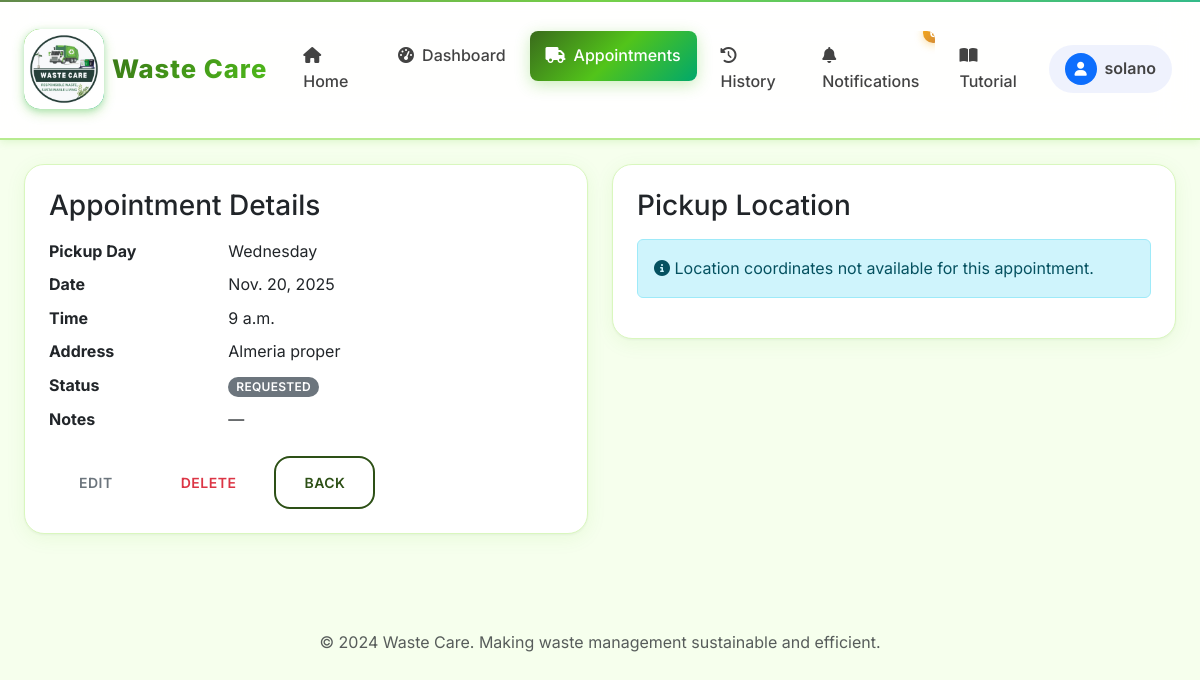
/appointments/9/ (signed in), run on an earlier commit of the app's database.
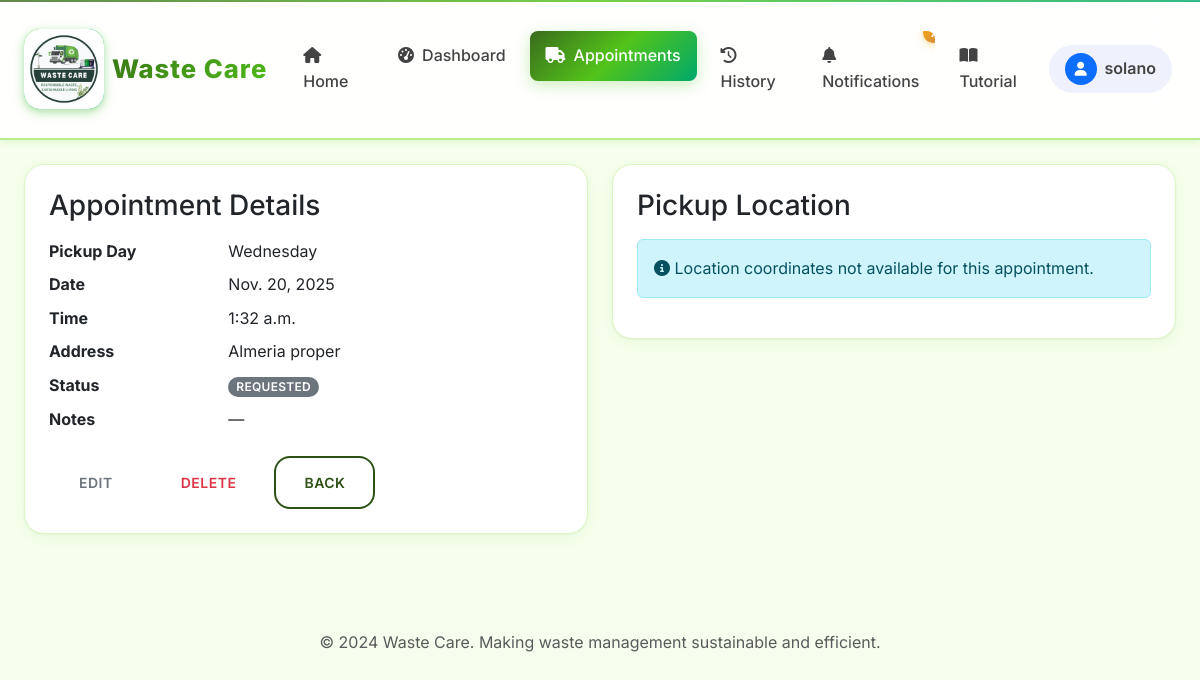
And on a later commit of the database.
### core/models.py (models this page shows, shortened)
class Appointment(models.Model):
    STATUS_CHOICES = [
        ("requested", "Requested"),
        ("scheduled", "Scheduled"),
        ("in_progress", "In Progress"),
        ("completed", "Completed"),
        ("cancelled", "Cancelled"),
    ]
    WASTE_TYPE_CHOICES = [
        ("general", "General Waste"),
        ("recyclable", "Recyclable"),
        ("organic", "Organic/Compost"),
        ("hazardous", "Hazardous Waste"),
        ("bulk", "Bulk Items"),
    ]
    PRIORITY_CHOICES = [
        ("low", "Low Priority"),
        ("normal", "Normal"),
        ("high", "High Priority"),
        ("urgent", "Urgent"),
    ]
    DAY_CHOICES = [
        ("monday", "Monday"),
        ("tuesday", "Tuesday"),
        ("wednesday", "Wednesday"),
        ("thursday", "Thursday"),
        ("friday", "Friday"),
        ("saturday", "Saturday"),
        ("sunday", "Sunday"),
    ]
    customer = models.ForeignKey(User, on_delete=models.CASCADE, related_name="appointments")
    pickup_day = models.CharField(max_length=10, choices=DAY_CHOICES, default="monday", help_text="Preferred day of the week for pickup")
    address = models.CharField(max_length=255)
    latitude = models.DecimalField(max_digits=9, decimal_places=6, null=True, blank=True, help_text="Latitude coordinate")
    longitude = models.DecimalField(max_digits=9, decimal_places=6, null=True, blank=True, help_text="Longitude coordinate")
    preferred_date = models.DateField()
    preferred_time = models.TimeField()
    waste_type = models.CharField(max_length=20, choices=WASTE_TYPE_CHOICES, default="general")
    estimated_weight = models.DecimalField(max_digits=6, decimal_places=2, null=True, blank=True, help_text="Weight in kg")
    priority = models.CharField(max_length=10, choices=PRIORITY_CHOICES, default="normal")
    notes = models.TextField(blank=True)
    special_instructions = models.TextField(blank=True, help_text="Special handling requirements")
    status = models.CharField(max_length=20, choices=STATUS_CHOICES, default="requested")
    created_at = models.DateTimeField(auto_now_add=True)
    updated_at = models.DateTimeField(auto_now=True)
    handled_by = models.ForeignKey(
        User, on_delete=models.SET_NULL, null=True, blank=True, related_name="handled_appointments"
    )
    scheduled_datetime = models.DateTimeField(null=True, blank=True)
    completion_datetime = models.DateTimeField(null=True, blank=True)
    actual_weight = models.DecimalField(max_digits=6, decimal_places=2, null=True, blank=True)
    class Meta:
        ordering = ['-created_at']
        indexes = [
            models.Index(fields=['status', 'preferred_date']),
            models.Index(fields=['customer', 'status']),
        ]

### core/views.py (the view)
# urls.py: path("appointments/<int:pk>/", views.pickup_detail, name="pickup_detail"),
@login_required
def pickup_detail(request, pk):
    appt = get_object_or_404(Appointment, pk=pk)
    if not (is_staff_like(request.user) or appt.customer == request.user):
        logger.warning(f"User {request.user.username} attempted to access appointment {pk} without permission")
        raise PermissionDenied("You don't have permission to view this appointment.")
    SecurityUtils.log_user_action(request.user, "Viewed appointment details", f"Appointment ID: {appt.id}")
    return render(request, "core/pickup_detail.html", {"appointment": appt})

### core/context_processors.py (called while the page is built)
def navbar_context(request):
    context = {
        'MAPTILER_API_KEY': settings.MAPTILER_API_KEY,
    }
    if request.user.is_authenticated:
        context['unread_notifications'] = Notification.objects.filter(
            user=request.user,
            is_read=False
        ).count()
    else:
        context['unread_notifications'] = 0
    return context

### core/utils.py (called while the page is built)
    @staticmethod
    def log_user_action(user, action, details=None):
        logger.info(f"User {user.username} ({user.id}) performed action: {action}. Details: {details}")

### core/views.py (called while the page is built)
def is_staff_like(user: User) -> bool:
    return user.is_authenticated and (user.role in {"staff", "admin"} or user.is_staff)

### core/templates/core/pickup_detail.html (shortened to what this page needs)
{% extends "base.html" %}
{% block extra_css %}
<link rel="stylesheet" href="https://unpkg.com/leaflet@1.9.4/dist/leaflet.css" />
{% endblock %}
{% block content %}
<div class="row">
  <div class="col-lg-6">
    <div class="card p-4">
      <h3 class="mb-3">Appointment Details</h3>
      <dl class="row">
        <dt class="col-sm-4">Pickup Day</dt><dd class="col-sm-8">{{ appointment.get_pickup_day_display }}</dd>
        <dt class="col-sm-4">Date</dt><dd class="col-sm-8">{{ appointment.preferred_date }}</dd>
        <dt class="col-sm-4">Time</dt><dd class="col-sm-8">{{ appointment.preferred_time }}</dd>
        <dt class="col-sm-4">Address</dt><dd class="col-sm-8">{{ appointment.address }}</dd>
        <dt class="col-sm-4">Status</dt><dd class="col-sm-8"><span class="badge bg-secondary">{{ appointment.status }}</span></dd>
        <dt class="col-sm-4">Notes</dt><dd class="col-sm-8">{{ appointment.notes|default:'—' }}</dd>
      </dl>
      <div class="d-flex gap-2">
        <a class="btn btn-outline-secondary" href="{% url 'core:pickup_update' appointment.pk %}">Edit</a>
        <form method="post" action="{% url 'core:pickup_delete' appointment.pk %}">{% csrf_token %}
          <button class="btn btn-outline-danger">Delete</button>
        </form>
        <a class="btn btn-outline-primary" href="{% url 'core:pickup_list' %}">Back</a>
      </div>
    </div>
  </div>
  <div class="col-lg-6">
    <div class="card p-4">
      <h3 class="mb-3">Pickup Location</h3>
      {% if appointment.latitude and appointment.longitude %}
        <div id="map" style="height: 300px; border-radius: 8px;"></div>
      {% else %}
        <div class="alert alert-info">
          <i class="fas fa-info-circle"></i> Location coordinates not available for this appointment.
        </div>
      {% endif %}
    </div>
  </div>
</div>
{% endblock %}

What changed in the data, as far as the page shows it:
changed Appointment "Wednesday": preferred_time "9 a.m." → "1:32 a.m."
